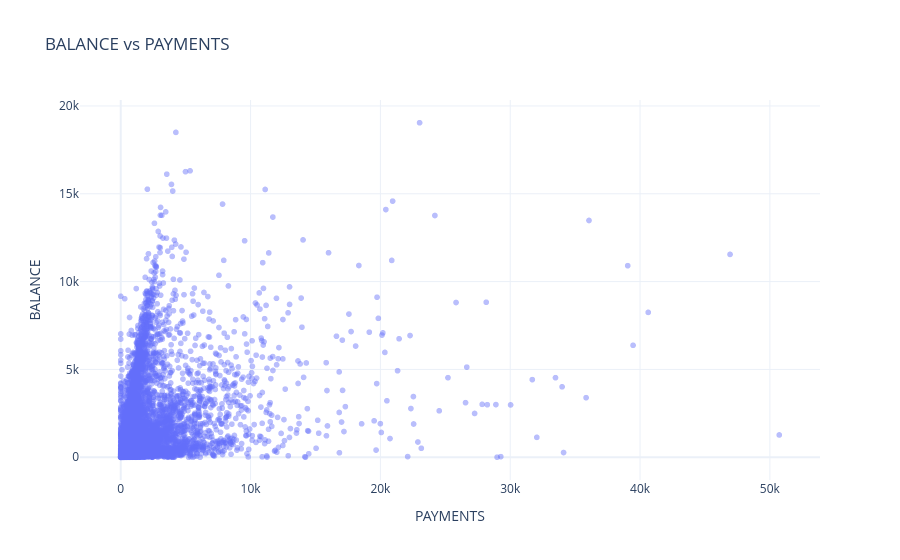

Notebook cell for this chart:
### Markdown cell above
### Variable: `BALANCE`

Investigating: Q1/Q3: Balance vs. payments reveals utilization stress and repayment patterns.

### Code cell
r = df_clean["BALANCE"].corr(df_clean["PAYMENTS"])
print(f"Pearson r(BALANCE, PAYMENTS) = {r:.3f}")
plot_bivariate_scatter(df_clean, "PAYMENTS", "BALANCE", "BALANCE vs PAYMENTS")

### Figure 1 — Plotly figure (JSON) as saved in the notebook; plotly's stock layout.template omitted (floating-point values rounded to 4 significant figures; data arrays with more than 128 entries replaced by an {"elided": "..."} marker saying what was removed)
{"data": [{"hovertemplate": "PAYMENTS=%{x}<br>BALANCE=%{y}<extra></extra>", "legendgroup": "", "marker": {"color": "#636efa", "opacity": 0.45, "symbol": "circle"}, "mode": "markers", "name": "", "showlegend": false, "type": "scattergl", "x": {"elided": "8950 float values"}, "xaxis": "x", "y": {"elided": "8950 float values"}, "yaxis": "y"}], "layout": {"legend": {"tracegroupgap": 0}, "title": {"text": "BALANCE vs PAYMENTS"}, "xaxis": {"anchor": "y", "domain": [0, 1], "title": {"text": "PAYMENTS"}}, "yaxis": {"anchor": "x", "domain": [0, 1], "title": {"text": "BALANCE"}}}}
